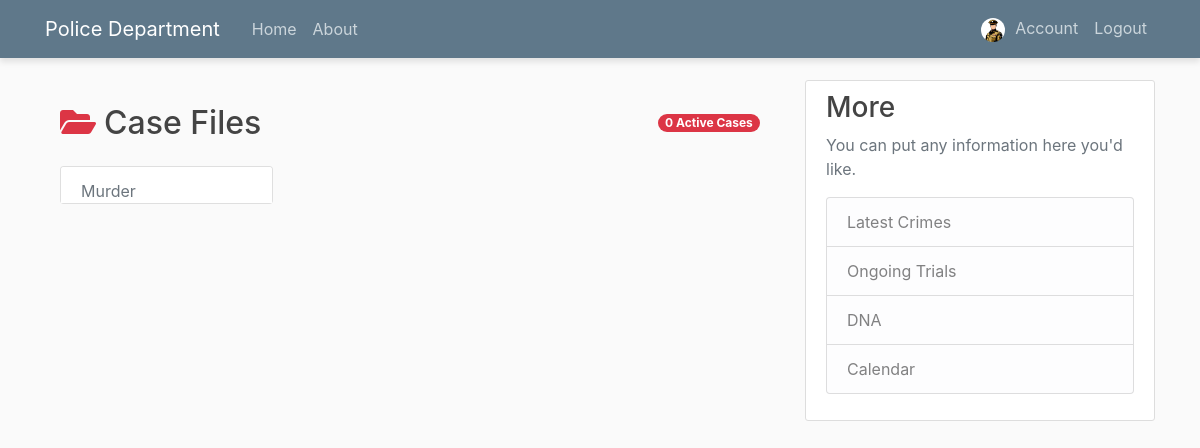
The app's page /cases/1 (signed in), older data.
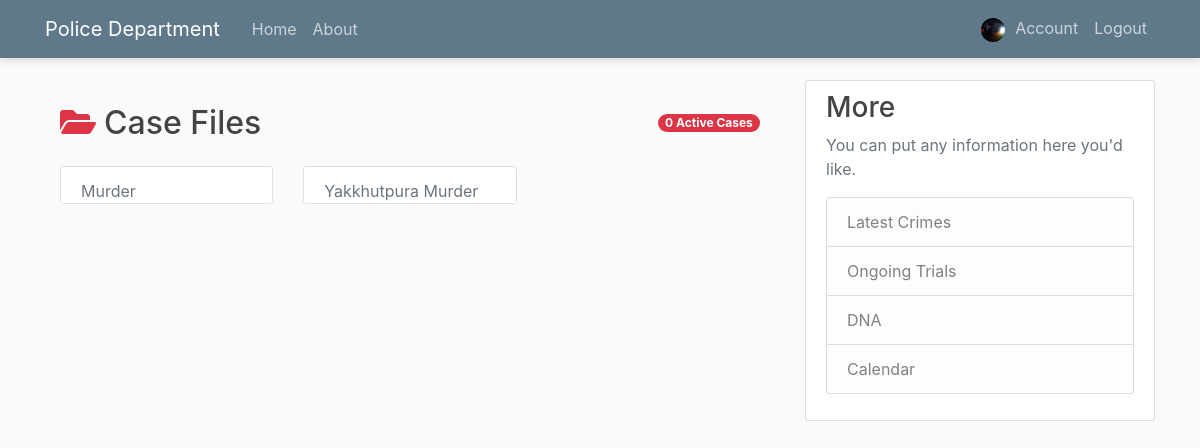
The same page, newer data.
### Investigation/models.py (models this page shows, shortened)
class User(db.Model, UserMixin):
    id = db.Column(db.Integer, primary_key=True)
    username = db.Column(db.String(10), unique=True, nullable=False)
    email = db.Column(db.String(120), unique=True, nullable=False)
    image_file = db.Column(db.String, default="default.jpg")
    password = db.Column(db.String, nullable=False)
    teams = db.relationship('UserTeam', backref='user', lazy=True)

class Case(db.Model):
    id = db.Column(db.Integer, primary_key=True)
    name = db.Column(db.String(10), unique=True, nullable=False)
    description = db.Column(db.String(1000), nullable=False)
    report_date = db.Column(db.DateTime, nullable=False, default=datetime.utcnow)
    status=db.Column(db.String(30), nullable=False)
    location=db.Column(db.String(30), nullable=False)
    teams = db.relationship('CaseTeam', backref='case', lazy=True)
    evidence_pics=db.relationship('EvidencePic', backref='case', lazy=True)
    evidence_vids=db.relationship('EvidenceVid', backref='case', lazy=True)
    evidence_voices=db.relationship('EvidenceVoice', backref='case', lazy=True)

### Investigation/evidences/routes.py (the view)
@evidences.route('/cases/<int:team_id>', methods=['POST', 'GET'])
@login_required
def cases(team_id):
    casess=Case.query.join(CaseTeam).filter(CaseTeam.team_id==team_id).all()
    return render_template('cases.html', casess=casess, team_id=team_id)

### Investigation/models.py (called while the page is built)
@login_manager.user_loader
def load_user(user_id):
    return User.query.get(int(user_id))

### Investigation/templates/cases.html
{% extends "layout.html" %}
{% block content %}
<div class="container py-4">
    <div class="d-flex justify-content-between align-items-center mb-4">
        <h2 class="mb-0"><i class="fas fa-folder-open text-danger mr-2"></i>Case Files</h2>
        <div class="badge badge-danger badge-pill">{{ cases|length }} Active Cases</div>
    </div>
    <div class="row">
        {% for case in casess %}
        <div class="col-md-6 col-xl-4 mb-4">
            <a href="{{ url_for('evidences.casee', case_id=case.id, team_id=team_id) }}" class="case-card-link">
                <div class="card case-card h-100">
                    <div class="card-header bg-white border-bottom-0 pb-0">
                        <div class="d-flex justify-content-between align-items-center">
                            <span class="case-number text-muted">{{ case.name}}</span>
                        </div>
                    </div>
                </div>
            </a>
        </div>
        {% endfor %}
    </div>
</div>
{% endblock %}

### Investigation/templates/layout.html (shortened to what this page needs)
<!DOCTYPE html>
<html>
<head>
    <link rel="stylesheet" href="https://maxcdn.bootstrapcdn.com/bootstrap/4.0.0/css/bootstrap.min.css">
    <link rel="stylesheet" type="text/css" href="{{ url_for('static', filename='main.css') }}">
    <link rel="stylesheet" href="https://cdnjs.cloudflare.com/ajax/libs/font-awesome/5.15.4/css/all.min.css">
</head>
<body>
    <header class="site-header">
      <nav class="navbar navbar-expand-md navbar-dark bg-steel fixed-top">
        <div class="container">
          <a class="navbar-brand mr-4" href="/">Police Department</a>
          <div class="collapse navbar-collapse" id="navbarToggle">
            <div class="navbar-nav mr-auto">
              <a class="nav-item nav-link" href="{{ url_for('main.home') }}">Home</a>
              <a class="nav-item nav-link" href="#">About</a>
            </div>
            {% if current_user.is_authenticated %}
                <div class="navbar-nav">
                  <a class="nav-item nav-link" href="{{ url_for('users.account')}}">
                      <img src="{{ url_for('static', filename='profile_pics/' + current_user.image_file) }}" alt="Logo" style="height: 24px; width: 24px; border-radius: 50%; object-fit: cover; margin-right: 6px;">
                      Account
                  </a>
                  <a class="nav-item nav-link" href="{{ url_for('users.logout')}}">Logout</a>
                </div>
            {% else %}
                <div class="navbar-nav">
                    <a class="nav-item nav-link" href="{{ url_for('users.login')}}">Login</a>
                    <a class="nav-item nav-link" href="{{ url_for('users.register')}}">Register</a>
                </div>
            {% endif %}
          </div>
        </div>
      </nav>
    </header>
    <main role="main" class="container">
      <div class="row">
        <div class="col-md-8">
          {% block content %}{% endblock %}
        </div>
        <div class="col-md-4">
          <div class="content-section">
            <h3 class="centre">More</h3>
            <p class='text-muted'>You can put any information here you'd like.
              <ul class="list-group">
                <li class="list-group-item list-group-item-light">Latest Crimes</li>
                <li class="list-group-item list-group-item-light">Ongoing Trials</li>
                <li class="list-group-item list-group-item-light">DNA</li>
                <li class="list-group-item list-group-item-light">Calendar</li>
              </ul>
            </p>
          </div>
        </div>
      </div>
    </main>
</body>
</html>

Row changes from the older to the newer data that the page shows:
changed User: image_file: picture added in place of a placeholder
added Case: name "Yakkhutpura Murder"
